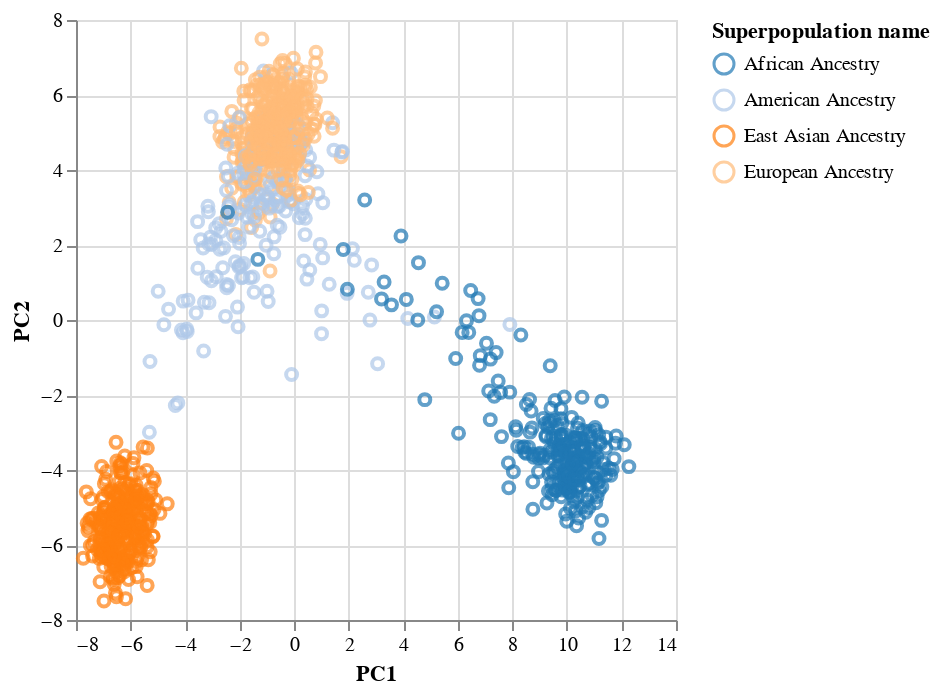

The notebook cell this image was saved under:
### Code cell
alt.Chart(df_plot_merged).mark_point().encode(
    x = 'PC1',
    y = 'PC2',
    color = alt.Color('Superpopulation name', scale=alt.Scale(scheme='category20'))
)

### Figure 1 — Vega-Lite specification as saved in the notebook (floating-point values rounded to 4 significant figures; data arrays with more than 128 entries replaced by an {"elided": "..."} marker saying what was removed)
{"config": {"view": {"continuousWidth": 300, "continuousHeight": 300}}, "data": {"name": "data-e916f5e02e69e69844b545641aa4011c"}, "mark": {"type": "point"}, "encoding": {"color": {"field": "Superpopulation name", "scale": {"scheme": "category20"}, "type": "nominal"}, "x": {"field": "PC1", "type": "quantitative"}, "y": {"field": "PC2", "type": "quantitative"}}, "$schema": "https://vega.github.io/schema/vega-lite/v5.8.0.json", "datasets": {"data-e916f5e02e69e69844b545641aa4011c": {"elided": "1092 records"}}}
